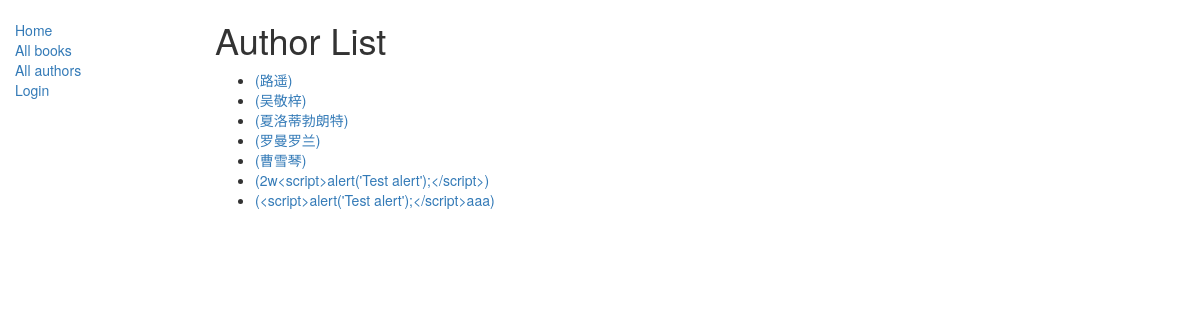
Screenshot of /catalog/authors/ with the database file from the repository.
### catalog/models.py (models this page shows, shortened)
class Author(models.Model):
    first_name = models.CharField(max_length=100)
    last_name = models.CharField(max_length=100)
    date_of_birth = models.DateField(null=True, blank=True)
    date_of_death = models.DateField('Died', null=True, blank=True)
    def get_absolute_url(self):
        return reverse('author-detail', args=[str(self.id)])
    class Meta:
        ordering = ['id']

### catalog/views.py (the view)
# urls.py: path('authors/', views.AuthorListView.as_view(), name='authors'),
class AuthorListView(generic.ListView):
    model = Author

### catalog/templates/catalog/author_list.html
{% extends "base_generic.html" %}
{% block content %}
    <h1>Author List</h1>
    {% if author_list %}
    <ul>
        {% for author in author_list %}
        <li>
            <a href="{{ author.get_absolute_url }}">({{author.last_name}}{{author.first_name}})</a>
        </li>
        {% endfor %}
    </ul>
    {% else %}
        <p>There are no authors.</p>
    {% endif %}
{% endblock %}

### rows the page displays
Author: last_name "路", first_name "遥"
Author: last_name "吴", first_name "敬梓"
Author: last_name "夏洛蒂", first_name "勃朗特"
Author: last_name "罗曼", first_name "罗兰"
Author: last_name "曹", first_name "雪琴"
Author: last_name "2w", first_name "<script>alert('Test alert');</script>"
Author: last_name "<script>alert('Test alert');</script>", first_name "aaa"
